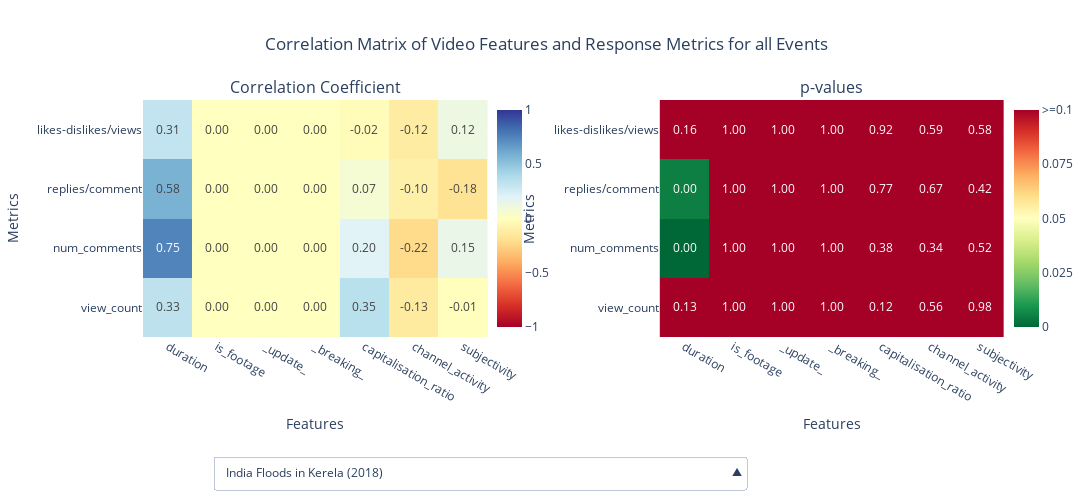

The notebook cell this image was saved under:
### Code cell
#plot the correlation matrix for all event groupings
fig = plot_correlation_for_groups_of_events(correlations, pvalues, features, metrics, list_of_event_groupings, title = 'Correlation Matrix of Video Features and Response Metrics for all Events')
